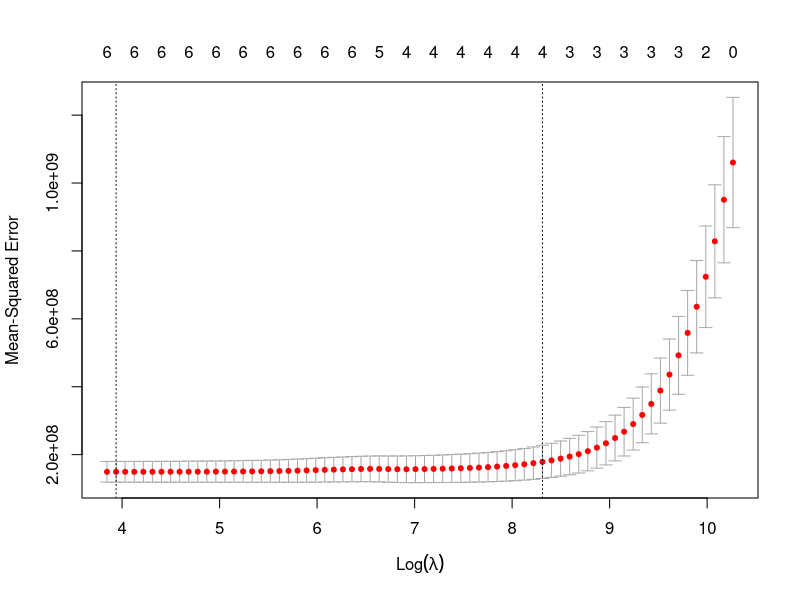

Write the R code that produced this figure.
## ---- chunk 1
# 安装和加载必要的包
library(glmnet)

# 假设数据已加载到名为data的数据框中
data <- read.csv("mydata.csv", header = TRUE, sep = ",")  # 读取csv文件
head(data)
## ---- chunk 2
# 选择自变量和因变量
X <- as.matrix(data[, 4:ncol(data)])  # 选择除了前三列之外的所有列作为自变量
y <- data$zhuanli  # 选择专利列作为因变量
head(X)
# shape of X
dim(X)
head(y)
## ---- chunk 3
# 数据标准化
X_scaled <- scale(X)
head(X_scaled)
## ---- chunk 4
# 创建并拟合LASSO回归模型
lasso_model <- cv.glmnet(x = X_scaled, y = y, alpha = 1)  # alpha = 1表示LASSO回归
plot(lasso_model)  # 绘制模型图
# summary(lasso_model)  # 输出模型摘要
## ---- chunk 5
# 输出选择的lambda（正则化参数）
print(lasso_model$lambda)
# 输出非零系数的变量
print(coef(lasso_model))
## ---- chunk 6
# 获取最佳lambda值下的系数
best_lambda <- lasso_model$lambda.min
best_coefficients <- coef(lasso_model, s = best_lambda)
# 提取系数的绝对值
abs_coefficients <- abs(best_coefficients)
## ---- chunk 7
print(abs_coefficients)
## ---- chunk 8
# 获取最佳lambda值下的标准误差
se <- sqrt(diag(lasso_model$cvm)[lasso_model$lambda == best_lambda])
# 计算t统计量
t_stat <- abs(lasso_model$beta[, lasso_model$lambda == best_lambda] / se)
# 对应的p-value
p_values <- 2 * (1 - pnorm(t_stat))
# 打印结果
print(t_stat)
